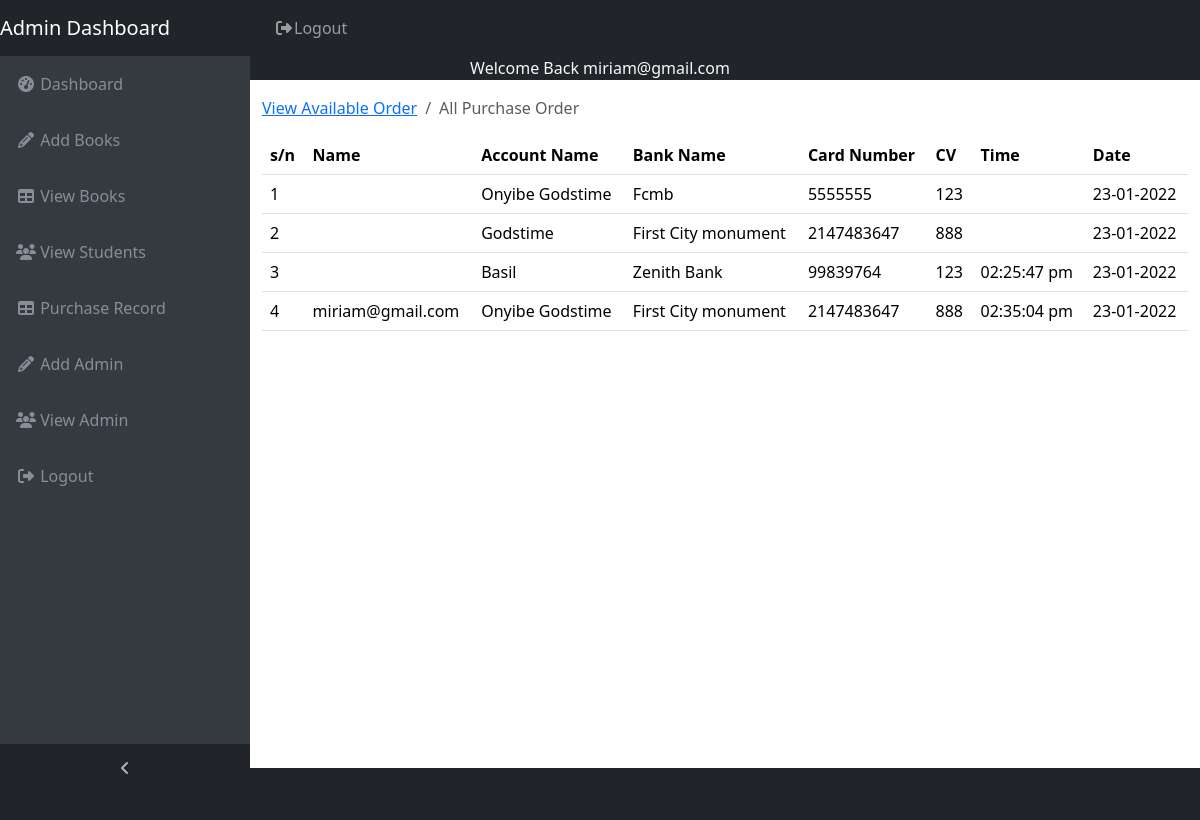
The app's page /admin/purchase.php (signed in) with its own data.
### tables this page shows
CREATE TABLE `purchase` (
  `id` int(10) NOT NULL,
  `name` varchar(100) NOT NULL,
  `accountname` varchar(40) NOT NULL,
  `bank` varchar(20) NOT NULL,
  `card` int(20) NOT NULL,
  `cv` int(4) NOT NULL,
  `pin` varchar(256) NOT NULL,
  `time` varchar(20) NOT NULL,
  `date` varchar(20) NOT NULL
);

### server/classes/dbconnection.php (called while the page is built, shortened)
<?php
class DbConnection {
	private $host = "localhost";
	private $dbname = "nk_book_store";
	private $username = "root";
	private $password = "";
	public function __construct() {
		try {
			$this->connection = new PDO('mysql:host='.$this->host.';dbname='.$this->dbname, $this->username, $this->password);
		} catch(PDOException $ex) {
			echo $ex->getMessage();
		}
	}
}
?>

### server/classes/fetchData.php (called while the page is built, shortened)
<?php
require_once('dbconnection.php');
class fetchData extends DbConnection {
    public function displayPurchaseOrder(){
        $sql = "SELECT * FROM purchase ORDER BY id";
        $qry = $this->connection->prepare($sql);
        $exec = $qry->execute(array());
        if($qry->errorCode() == 0){
            if ($qry->rowCount() > 0) {
                return $qry->fetchAll(PDO::FETCH_ASSOC);
            }else{
                return 0;
            }
        }else{
            return array('status'=>0, 'message'=>$qry->errorInfo());
        }
    }
}
?>

### admin/purchase.php (the view)
<?php
	require_once 'header.php';
	require_once '../server/classes/fetchData.php';
?>
<div class="content-wrapper">
    <div class="container-fluid">
      <ol class="breadcrumb">
        <li class="breadcrumb-item">
          <a href="#">View Available Order</a>
        </li>
        <li class="breadcrumb-item active">All Purchase Order</li>
      </ol>
      <div class="table-responsive">
      	<table class="table hoverable">
		    <thead class="mdb-color darken-3">
		        <tr class="">
              <th>s/n</th>
							<th>Name</th>
              <th>Account Name</th>
              <th>Bank Name</th>
              <th>Card Number</th>
              <th>CV</th>
							<th>Time</th>
							<th>Date</th>
		        </tr>
		    </thead>
		    <tbody>
		    	<?php
							$fetchData = new fetchData;
							$fetchResponse = $fetchData->displayPurchaseOrder();
							if(is_array($fetchResponse)){
								if(isset($fetchResponse['status'])){
										'<div class="alert alert-danger">'.print_r($fetchResponse['message']).'</div>';
								}else {
									$count = 1;
									foreach($fetchResponse as $row){
					?>
		        <tr class="">
		            <td><?php echo $count; ?></td>
								<td><?php echo $row['name']?></td>
		            <td><?php echo $row['accountname']?></td>
		            <td><?php echo $row['bank']?></td>
		            <td><?php echo $row['card']?></td>
								<td><?php echo $row['cv']?></td>
								<td><?php echo $row['time']?></td>
								<td><?php echo $row['date']?></td>
		        </tr>
		        <?php
						$count+=1;
						}}}?>
		    </tbody>
		</table>
      </div>

### admin/css/sb-admin.css (style rules this page uses)
html { position: relative; min-height: 100%; }
body { overflow-x: hidden; }
body.sticky-footer { margin-bottom: 56px; }
body.sticky-footer .content-wrapper { min-height: calc(100vh - 56px - 56px); }
body.fixed-nav { padding-top: 56px; }
.content-wrapper { min-height: calc(100vh - 56px); padding-top: 1rem; }
.content-wrapper { overflow-x: hidden; background: white; }
@media (min-width: 992px) { .content-wrapper { margin-left: 250px; } }

### records on screen
purchase: accountname "Onyibe Godstime", bank "Fcmb", card "5555555", cv "123", date "23-01-2022"
purchase: accountname "Godstime", bank "First City monument", card "2147483647", cv "888", date "23-01-2022"
purchase: accountname "Basil", bank "Zenith Bank", card "99839764", cv "123", time "02:25:47 pm", date "23-01-2022"
purchase: name "miriam@gmail.com", accountname "Onyibe Godstime", bank "First City monument", card "2147483647", cv "888", time "02:35:04 pm", date "23-01-2022"

### other values on screen
$_SESSION['email'] "miriam@gmail.com"
